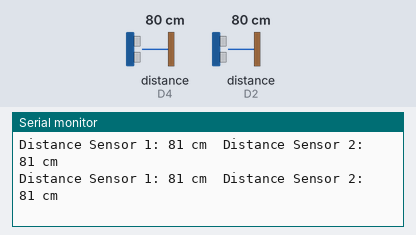
This program was run on a simulated ESP8266 (NodeMCU). Parts: the last lines printed to the serial monitor. The test bench sets the inputs (shaded band); at power-on: distance to the obstacle (sensors on D4, D2) 80 cm. The echo pulse lasts 58.3 µs per cm.

Above: at 1.2 s.
1.3 s: distance to the obstacle (sensor on D4) set to 2 cm
At 1.34 s:
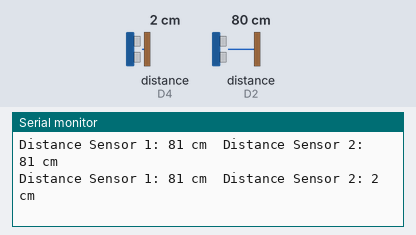
2.8 s: distance to the obstacle (sensor on D2) set to 2 cm
At 2.81 s:
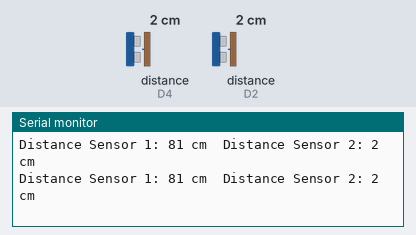
4.3 s: distance to the obstacle (sensor on D4) set to 4 cm
At 4.31 s:
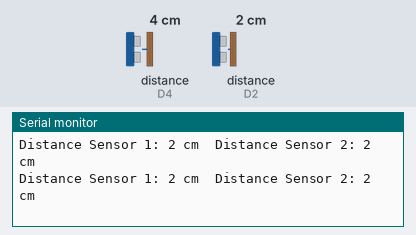
5.8 s: distance to the obstacle (sensor on D2) set to 4 cm
At 5.82 s:
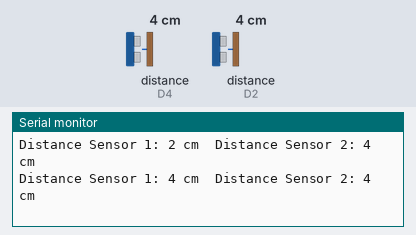
Timing chart, 0 to 8.3 s (numbered marks = the images above; inputs shaded):
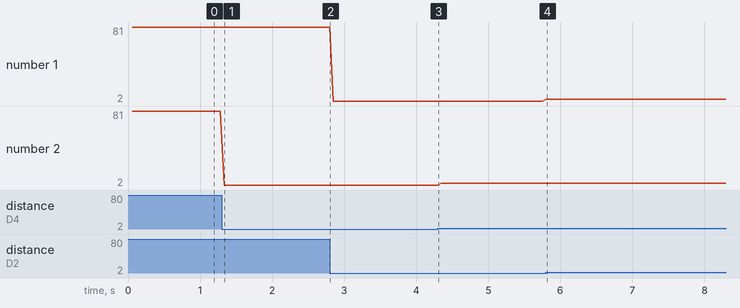

The program:

main.cpp
```cpp
#include <Arduino.h>
#include <NewPing.h>

#define SOUND_VELOCITY 0.034

#define TRIGGER_PIN_1 D1
#define ECHO_PIN_1 D2
#define TRIGGER_PIN_2 D3
#define ECHO_PIN_2 D4

NewPing sonar1(TRIGGER_PIN_1, ECHO_PIN_1, 200);
NewPing sonar2(TRIGGER_PIN_2, ECHO_PIN_2, 200);

void setup() {
  // put your setup code here, to run once:
  Serial.begin(115200);
}

void loop() {
  // put your main code here, to run repeatedly:
  delay(50);

  unsigned int distance1 = sonar1.ping_cm();
  unsigned int distance2 = sonar2.ping_cm();

  Serial.print("Distance Sensor 1: ");
  Serial.print(distance1);
  Serial.print(" cm\t");

  Serial.print("Distance Sensor 2: ");
  Serial.print(distance2);
  Serial.println(" cm");
}
```

Measured:
- after the input at 1.3 s, the serial monitor: prints a new line at once (image 1)
- after the input at 5.8 s, the serial monitor: prints a new line at once (image 4)
- plotted number 2: 2 → 4 after the input at 4.3 s
